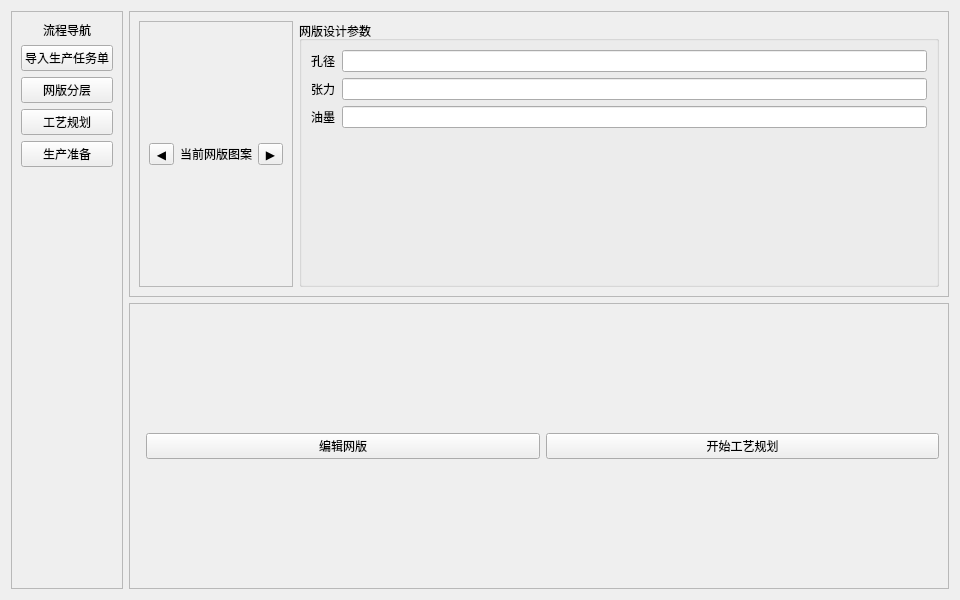
<?xml version="1.0" encoding="UTF-8"?>
<ui version="4.0">
 <class>ScreenLayeringForm</class>
 <widget class="QWidget" name="ScreenLayeringForm">
  <property name="geometry">
   <rect>
    <x>0</x>
    <y>0</y>
    <width>960</width>
    <height>600</height>
   </rect>
  </property>
  <property name="windowTitle">
   <string>网版分层</string>
  </property>
  <layout class="QHBoxLayout" name="horizontalLayout">
   <item>
    <widget class="QFrame" name="navigationFrame">
     <property name="frameShape">
      <enum>QFrame::StyledPanel</enum>
     </property>
     <layout class="QVBoxLayout" name="navLayout">
      <item>
       <widget class="QLabel" name="titleLabel">
        <property name="text">
         <string>流程导航</string>
        </property>
        <property name="alignment">
         <set>Qt::AlignHCenter|Qt::AlignVCenter</set>
        </property>
       </widget>
      </item>
      <item>
       <widget class="QPushButton" name="navImportButton">
        <property name="text">
         <string>导入生产任务单</string>
        </property>
       </widget>
      </item>
      <item>
       <widget class="QPushButton" name="navLayerButton">
        <property name="text">
         <string>网版分层</string>
        </property>
        <property name="checkable">
         <bool>true</bool>
        </property>
       </widget>
      </item>
      <item>
       <widget class="QPushButton" name="navProcessButton">
        <property name="text">
         <string>工艺规划</string>
        </property>
       </widget>
      </item>
      <item>
       <widget class="QPushButton" name="navProductionButton">
        <property name="text">
         <string>生产准备</string>
        </property>
       </widget>
      </item>
      <item>
       <spacer name="navSpacer">
        <property name="orientation">
         <enum>Qt::Vertical</enum>
        </property>
        <property name="sizeHint" stdset="0">
         <size>
          <width>20</width>
          <height>40</height>
         </size>
        </property>
       </spacer>
      </item>
     </layout>
    </widget>
   </item>
   <item>
    <layout class="QVBoxLayout" name="rightColumnLayout">
     <item>
      <widget class="QFrame" name="canvasFrame">
       <property name="frameShape">
        <enum>QFrame::StyledPanel</enum>
       </property>
       <layout class="QHBoxLayout" name="canvasLayout">
        <item>
         <widget class="QFrame" name="screenFrame">
          <property name="frameShape">
           <enum>QFrame::StyledPanel</enum>
          </property>
          <layout class="QHBoxLayout" name="screenLayout">
           <item>
            <widget class="QToolButton" name="previousButton">
             <property name="text">
              <string>◀</string>
             </property>
            </widget>
           </item>
           <item>
            <widget class="QLabel" name="screenDisplayLabel">
             <property name="text">
              <string>当前网版图案</string>
             </property>
             <property name="alignment">
              <set>Qt::AlignCenter</set>
             </property>
            </widget>
           </item>
           <item>
            <widget class="QToolButton" name="nextButton">
             <property name="text">
              <string>▶</string>
             </property>
            </widget>
           </item>
          </layout>
         </widget>
        </item>
        <item>
         <widget class="QGroupBox" name="parameterGroup">
          <property name="title">
           <string>网版设计参数</string>
          </property>
          <layout class="QFormLayout" name="parameterLayout">
           <item row="0" column="0">
            <widget class="QLabel" name="apertureLabel">
             <property name="text">
              <string>孔径</string>
             </property>
            </widget>
           </item>
           <item row="0" column="1">
            <widget class="QLineEdit" name="apertureEdit">
             <property name="readOnly">
              <bool>true</bool>
             </property>
            </widget>
           </item>
           <item row="1" column="0">
            <widget class="QLabel" name="tensionLabel">
             <property name="text">
              <string>张力</string>
             </property>
            </widget>
           </item>
           <item row="1" column="1">
            <widget class="QLineEdit" name="tensionEdit">
             <property name="readOnly">
              <bool>true</bool>
             </property>
            </widget>
           </item>
           <item row="2" column="0">
            <widget class="QLabel" name="inkLabel">
             <property name="text">
              <string>油墨</string>
             </property>
            </widget>
           </item>
           <item row="2" column="1">
            <widget class="QLineEdit" name="inkEdit">
             <property name="readOnly">
              <bool>true</bool>
             </property>
            </widget>
           </item>
          </layout>
         </widget>
        </item>
       </layout>
      </widget>
     </item>
     <item>
      <widget class="QFrame" name="controlFrame">
       <property name="frameShape">
        <enum>QFrame::StyledPanel</enum>
       </property>
       <layout class="QHBoxLayout" name="controlLayout">
        <item>
         <spacer name="controlSpacer">
          <property name="orientation">
           <enum>Qt::Horizontal</enum>
          </property>
         </spacer>
        </item>
        <item>
         <widget class="QPushButton" name="editButton">
          <property name="text">
           <string>编辑网版</string>
          </property>
         </widget>
        </item>
        <item>
         <widget class="QPushButton" name="startProcessPlanningButton">
          <property name="text">
           <string>开始工艺规划</string>
          </property>
         </widget>
        </item>
       </layout>
      </widget>
     </item>
    </layout>
   </item>
  </layout>
 </widget>
 <resources/>
 <connections/>
</ui>
